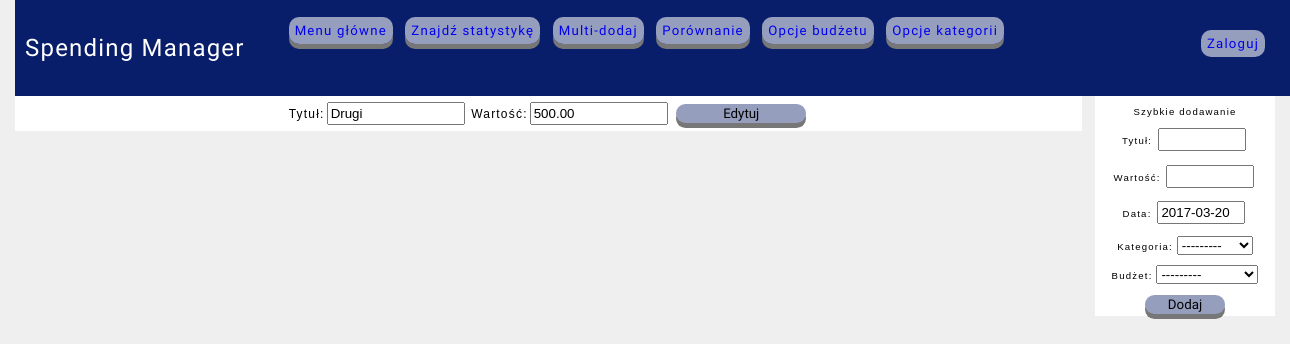
The page /budget_edit/5/ on the database its author committed.
### core_sm/models.py (models this page shows, shortened)
class Budget(models.Model):
    user = models.ForeignKey(settings.AUTH_USER_MODEL)
    title = models.CharField(max_length=200, db_index=True)
    value = models.DecimalField(decimal_places=2, max_digits=10)
    publish = models.DateField(auto_now_add=True)
    updated = models.DateField(auto_now=True)
    class Meta:
        ordering = ('-publish',)
    def __str__(self):
        return self.title

class Category(models.Model):
    user = models.ForeignKey(settings.AUTH_USER_MODEL)
    title = models.CharField(max_length=200)
    publish = models.DateField(auto_now_add=True)
    updated = models.DateField(auto_now=True)
    class Meta:
        ordering = ('-publish',)
    def __str__(self):
        return self.title

### core_sm/views.py (the view)
# urls.py: url(r'^budget_edit/(?P<id>\d+)/$', views.budget_edit, name='budget_edit'),
def budget_edit(request, id):
    budget = Budget.objects.get(id=id)
    if request.method == 'POST':
        form = BudgetForm(request.POST, instance=budget)
        if form.is_valid():
            form.save()
    else:
        form = BudgetForm(instance=budget)
    return render(request, 'core_sm/costs/budget/budget_edit.html', {'budget': budget,
                                                                     'form': form})

### core_sm/forms.py
class BudgetForm(forms.ModelForm):
    class Meta:
        model = Budget
        fields = ['title', 'value']
        labels = {
            'title': _('Tytuł'),
            'value': _('Wartość')
        }

### core_sm/context_processor.py (called while the page is built)
def add_data(request):
    sent = False
    def data_add():
        if request.method == 'POST':
            add_form = DataAddForm(request.POST)
            if add_form.is_valid():
                add_form.save()
                sent = True
        else:
            add_form = DataAddForm()
        return add_form
    return {'add_form': SimpleLazyObject(data_add),
            'sent': sent}

### core_sm/templates/core_sm/costs/budget/budget_edit.html (shortened to what this page needs)
{% extends 'core_sm/base.html' %}
{% load staticfiles %}
{% block content %}
    <form method="POST" class="multi-form">
        {{ form }}
        <input type="submit" value="Edytuj">
    </form>
{% endblock %}

### core_sm/templates/core_sm/base.html (shortened to what this page needs)
{% load staticfiles %}
<!DOCTYPE html>
<html lang="pl">
<head>
    <link href="{% static 'css/style.css' %}" rel="stylesheet">
</head>
<body>
        <nav>
            <p id="logo">Spending Manager</p>
            <ul>
                <li><a href="{% url 'core_sm:current_detail' %}">Menu główne</a></li>
                <li><a href="{% url 'core_sm:costs_stats' %}">Znajdź statystykę</a></li>
                <li><a href="{% url 'core_sm:day_data_multiadd' %}">Multi-dodaj</a></li>
                <li><a href="{% url 'core_sm:stats_comp' %}">Porównanie</a></li>
                <li><a href="{% url 'core_sm:budget_setup' %}">Opcje budżetu</a></li>
                <li><a href="{% url 'core_sm:category_setup' %}">Opcje kategorii</a></li>
            </ul>
            <div class="user">
                {% if request.user.is_authenticated %}
                Witaj, {{ request.user.first_name }}!
                <a href="{% url 'core_sm:logout' %}">Wyloguj</a>
                {% else %}
                <a href="{% url 'core_sm:login' %}">Zaloguj</a>
                {% endif %}
            </div>
        </nav>
        <div id="content">
            {% block content %}
            {% endblock %}
        </div>
        <div id="quick-add">
            <p>Szybkie dodawanie</p>
            <form method="POST">
                {{ add_form.as_p}}
                <input type="submit" value="Dodaj">
            </form>
        </div>
</body>
</html>

### core_sm/static/css/style.css (style rules this page uses)
body { margin: 0 auto; padding: 0; font-family: Arial, helvetica, sans-serif; font-size: 12px; letter-spacing: 0.1em; width: 1260px; background: #efefef; }
nav { text-align: center; }
a { text-decoration: none; }
#logo { font-family: 'Muli', sans-serif; font-size: 24px; float: left; }
nav { width: 100%; padding: 10px; text-align: center; background:#091E6A; color:#fff; overflow:auto; font-family: 'Muli', sans-serif; font-size: 110%; }
nav ul { list-style-type: none; color: #fff; float: left; }
nav ul li { margin: 4px; padding: 6px; background: #969EBE; display: inline; font-family: 'Muli', sans-serif; cursor: pointer; outline: none; border: none; border-radius: 10px; box-shadow: 0 5px #777777; }
#content { text-align: center; width: 1067px; float: left; background: white; }
#quick-add { background: white; text-align: center; width: 180px; float: right; font-size: 80%; }
#quick-add option { margin: 2px; padding: 2px; width: 80px; }
#quick-add input { margin: 2px; padding: 2px; width: 80px; }
#quick-add input[type=submit] { background: #969EBE; display: inline; font-family: 'Muli', sans-serif; cursor: pointer; outline: none; border: none; border-radius: 10px; box-shadow: 0 5px #777777; }
.multi-form { margin: 2px; padding: 2px; }
.multi-form input { margin: 2px; padding: 2px; width: 130px; }
.multi-form input[type=submit] { margin: 2px; padding: 2px; background: #969EBE; display: inline; font-family: 'Muli', sans-serif; cursor: pointer; outline: none; border: none; border-radius: 10px; box-shadow: 0 5px #777777; }
.user { background: #969EBE; padding: 6px; margin: 20px; float: right; border-radius: 10px; }

### rows shown on the page
Budget: title "Drugi", value "500.00"
Budget: publish "2017-03-20"
